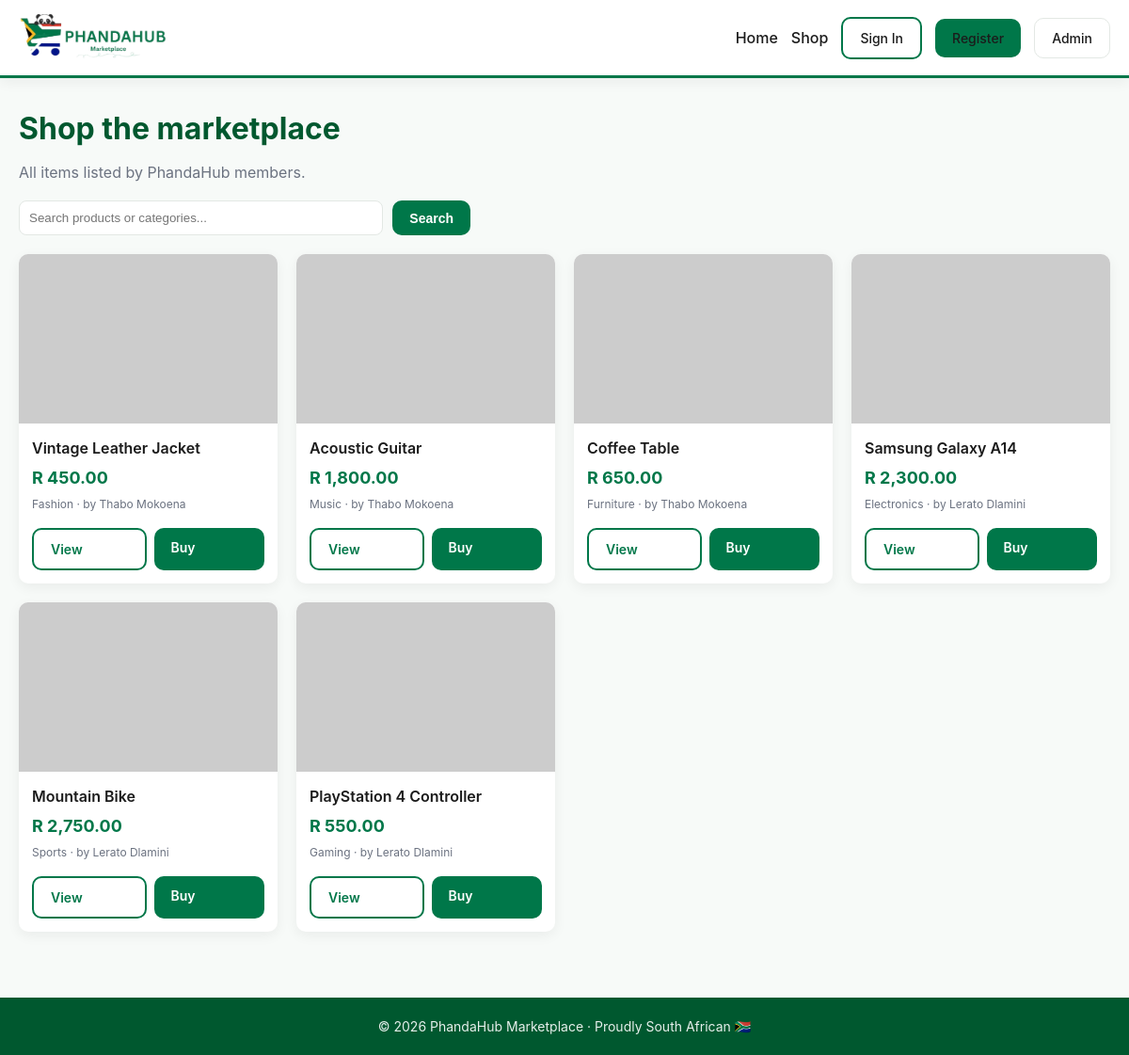
The page /shop.php on the database its author committed.
### tables this page shows
CREATE TABLE IF NOT EXISTS products (
  id           INT AUTO_INCREMENT PRIMARY KEY,
  user_id      INT NOT NULL,
  title        VARCHAR(150) NOT NULL,
  description  TEXT NOT NULL,
  price        DECIMAL(10,2) NOT NULL,
  category     VARCHAR(50)  NOT NULL,
  image        VARCHAR(255) NOT NULL,
  stock        INT NOT NULL DEFAULT 1,
  created_at   TIMESTAMP DEFAULT CURRENT_TIMESTAMP,
  FOREIGN KEY (user_id) REFERENCES users(id) ON DELETE CASCADE
);

CREATE TABLE IF NOT EXISTS users (
  id           INT AUTO_INCREMENT PRIMARY KEY,
  full_name    VARCHAR(100) NOT NULL,
  email        VARCHAR(150) NOT NULL UNIQUE,
  phone        VARCHAR(20)  NOT NULL,
  password     VARCHAR(255) NOT NULL,         
  wallet       DECIMAL(10,2) NOT NULL DEFAULT 500.00,
  created_at   TIMESTAMP DEFAULT CURRENT_TIMESTAMP
);

### includes/auth.php (called while the page is built, shortened)
<?php
function is_logged_in() { return !empty($_SESSION['user_id']); }
function base_url($path = '') {
    $script = str_replace('\\', '/', dirname($_SERVER['SCRIPT_NAME']));
    if ($script === '/' || $script === '\\') $script = '';
    return $script . '/' . ltrim($path, '/');
}
function e($s) { return htmlspecialchars($s ?? '', ENT_QUOTES, 'UTF-8'); }

### shop.php (the view, shortened to what this page needs)
<?php
require_once __DIR__ . '/includes/auth.php';
require_once __DIR__ . '/includes/db.php';
$search = trim($_GET['q'] ?? '');
$sql = "SELECT p.*, u.full_name AS seller FROM products p JOIN users u ON u.id = p.user_id WHERE p.stock > 0";
if ($search !== '') {
    $stmt = $conn->prepare($sql . " AND (p.title LIKE ? OR p.category LIKE ?) ORDER BY p.created_at DESC");
    $like = "%$search%"; $stmt->bind_param('ss', $like, $like);
    $stmt->execute(); $items = $stmt->get_result();
} else {
    $items = $conn->query($sql . " ORDER BY p.created_at DESC");
}
include __DIR__ . '/includes/header.php';
?>
<h1 style="color:var(--green-dark);margin-bottom:10px;">Shop the marketplace</h1>
<p style="color:var(--muted);margin-bottom:18px;">All items listed by PhandaHub members.</p>
<form method="get" style="margin-bottom:20px;display:flex;gap:10px;max-width:480px;">
  <input type="text" name="q" placeholder="Search products or categories..." value="<?= e($search) ?>" style="flex:1;padding:10px;border:1px solid var(--border);border-radius:8px;">
  <button class="btn btn-primary">Search</button>
</form>
<?php if ($items->num_rows === 0): ?>
  <div class="empty card">No products match your search. <a href="<?= base_url('shop.php') ?>">Show all</a>.</div>
<?php else: ?>
  <div class="grid grid-4">
    <?php while ($p = $items->fetch_assoc()): ?>
      <div class="product">
        <img src="<?= e($p['image']) ?>" alt="<?= e($p['title']) ?>">
        <div class="product-body">
          <div class="product-title"><?= e($p['title']) ?></div>
          <div class="product-price">R <?= number_format($p['price'], 2) ?></div>
          <div class="product-meta"><?= e($p['category']) ?> &middot; by <?= e($p['seller']) ?></div>
          <div class="product-actions">
            <a href="<?= base_url('product.php?id=' . $p['id']) ?>" class="btn btn-outline" style="flex:1;">View</a>
            <a href="<?= base_url('cart.php?add=' . $p['id']) ?>" class="btn btn-primary" style="flex:1;">Buy</a>
          </div>
        </div>
      </div>
    <?php endwhile; ?>
  </div>
<?php endif; ?>
<?php include __DIR__ . '/includes/footer.php'; ?>

### includes/header.php (shortened to what this page needs)
<?php
require_once __DIR__ . '/auth.php';
?>
<!doctype html>
<html lang="en">
<head>
<link rel="stylesheet" href="<?= base_url('css/style.css') ?>">
</head>
<body>
<header class="site-header">
  <div class="container nav">
    <a href="<?= base_url('index.php') ?>" class="brand">
      <img src="<?= base_url('images/logo.png') ?>" alt="PhandaHub logo">
    </a>
    <nav class="nav-links">
      <a href="<?= base_url('index.php') ?>">Home</a>
      <a href="<?= base_url('shop.php') ?>">Shop</a>
      <?php if (is_logged_in()): ?>
        <a href="<?= base_url('dashboard.php') ?>">Dashboard</a>
        <a href="<?= base_url('cart.php') ?>">Cart</a>
        <a href="<?= base_url('logout.php') ?>" class="btn btn-outline">Logout</a>
      <?php else: ?>
        <a href="<?= base_url('login.php') ?>" class="btn btn-outline">Sign In</a>
        <a href="<?= base_url('register.php') ?>" class="btn btn-primary">Register</a>
      <?php endif; ?>
      <a href="<?= base_url('admin/login.php') ?>" class="btn btn-ghost">Admin</a>
    </nav>
  </div>
</header>
<main class="container main">

### includes/footer.php (shortened to what this page needs)
</main>
<footer class="site-footer">
  <div class="container">
    <p>&copy; <?= date('Y') ?> PhandaHub Marketplace &middot; Proudly South African 🇿🇦</p>
  </div>
</footer>
</body>
</html>

### css/style.css (style rules this page uses)
* { box-sizing: border-box; margin: 0; padding: 0; }
:root { --green: #007749; --green-dark: #00582f; --gold: #FFB81C; --red: #DE3831; --bg: #f7faf8; --text: #1b1b1b; --muted: #6b7280; --border: #e3e8e4; --card: #ffffff; --shadow: 0 4px 14px rgba(0,0,0,.06); --radius: 10px; }
body { font-family: -apple-system, BlinkMacSystemFont, "Segoe UI", Roboto, Helvetica, Arial, sans-serif; background: var(--bg); color: var(--text); line-height: 1.5; min-height: 100vh; display: flex; flex-direction: column; }
a { color: var(--green); text-decoration: none; }
.container { width: 100%; max-width: 1200px; margin: 0 auto; padding: 0 20px; }
.main { flex: 1; padding: 30px 20px; width: 100%; max-width: 1200px; margin: 0 auto; }
.site-header { background: #fff; border-bottom: 3px solid var(--green); box-shadow: var(--shadow); position: sticky; top: 0; z-index: 100; }
.nav { display: flex; align-items: center; justify-content: space-between; padding: 12px 20px; flex-wrap: wrap; gap: 12px; }
.brand img { height: 50px; }
.nav-links { display: flex; align-items: center; gap: 14px; flex-wrap: wrap; }
.nav-links a { color: var(--text); font-weight: 500; }
.btn { display: inline-block; padding: 10px 18px; border-radius: var(--radius); font-weight: 600; cursor: pointer; border: none; font-size: 14px; transition: transform .05s, box-shadow .15s, background .15s; }
.btn-primary { background: var(--green); color: #fff; }
.btn-outline { background: #fff; color: var(--green); border: 2px solid var(--green); }
.btn-ghost { background: transparent; color: var(--muted); border: 1px solid var(--border); }
.grid { display: grid; gap: 20px; }
.grid-4 { grid-template-columns: repeat(4, 1fr); }
.product { background: #fff; border-radius: var(--radius); overflow: hidden; box-shadow: var(--shadow); display: flex; flex-direction: column; }
.product img { width: 100%; height: 180px; object-fit: cover; background: #eee; }
.product-body { padding: 14px; display: flex; flex-direction: column; gap: 6px; flex: 1; }
.product-title { font-weight: 600; font-size: 16px; color: var(--text); }
.product-price { font-size: 18px; color: var(--green); font-weight: 700; }
.product-meta { font-size: 12px; color: var(--muted); }
.product-actions { margin-top: auto; padding-top: 10px; display: flex; gap: 8px; }
.site-footer { background: var(--green-dark); color: #fff; padding: 20px 0; text-align: center; margin-top: 40px; }
.site-footer p { opacity: .9; font-size: 14px; }

### rows shown on the page
products: title "Vintage Leather Jacket", price "450.00", category "Fashion", user.full_name "Thabo Mokoena"
products: title "Acoustic Guitar", price "1,800.00", category "Music", user.full_name "Thabo Mokoena"
products: title "Coffee Table", price "650.00", category "Furniture", user.full_name "Thabo Mokoena"
products: title "Samsung Galaxy A14", price "2,300.00", category "Electronics", user.full_name "Lerato Dlamini"
products: title "Mountain Bike", price "2,750.00", category "Sports", user.full_name "Lerato Dlamini"
products: title "PlayStation 4 Controller", price "550.00", category "Gaming", user.full_name "Lerato Dlamini"
